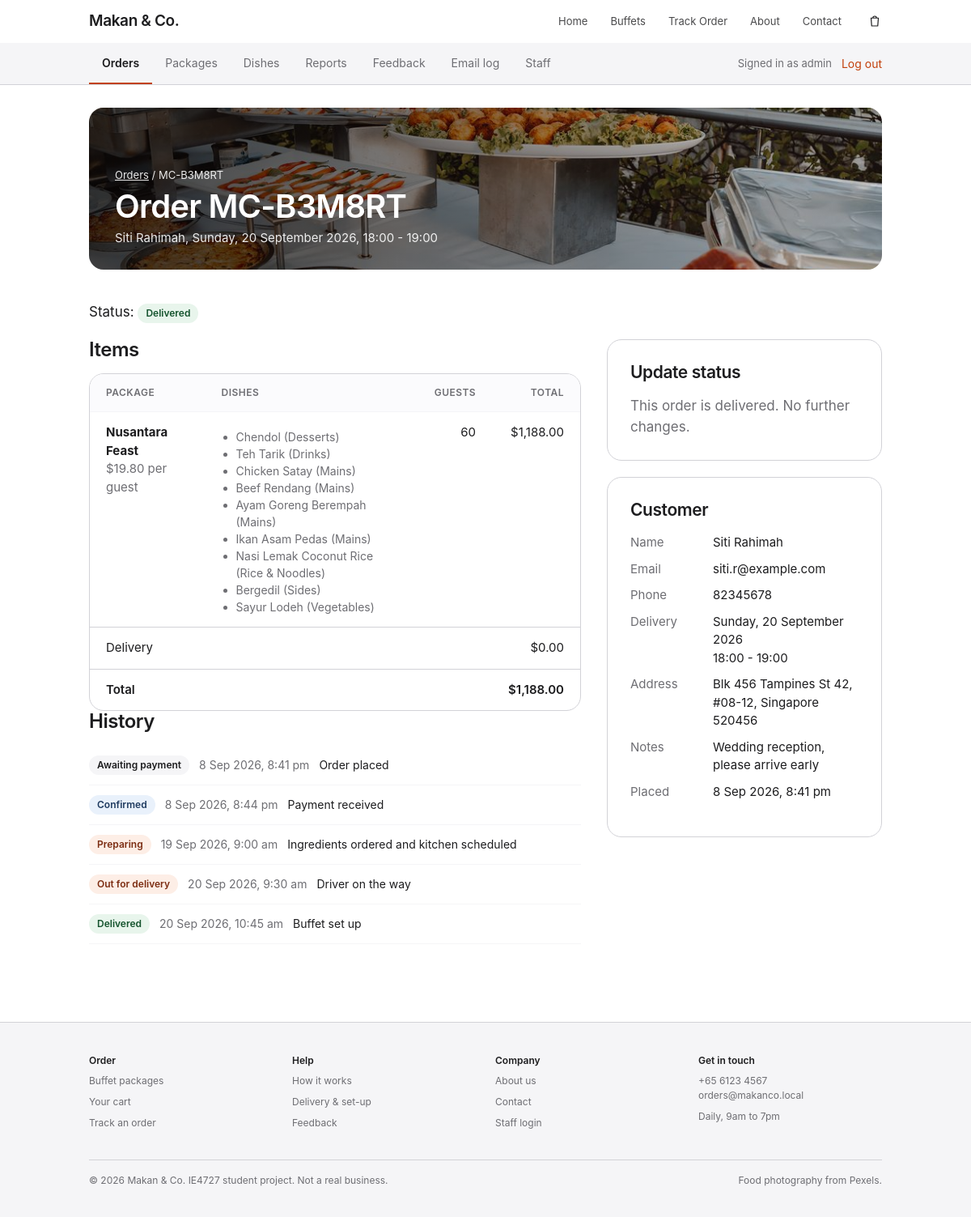
The app's page /base/admin.php?view=order&id=2 (signed in) with its own data.
### tables this page shows
CREATE TABLE orders (
    id             INT UNSIGNED AUTO_INCREMENT PRIMARY KEY,
    order_ref      CHAR(9)      NOT NULL UNIQUE,       
    customer_name  VARCHAR(60)  NOT NULL,
    email          VARCHAR(120) NOT NULL,
    phone          CHAR(8)      NOT NULL,
    address        VARCHAR(200) NOT NULL,
    postal_code    CHAR(6)      NOT NULL,
    event_date     DATE         NOT NULL,
    time_slot      VARCHAR(20)  NOT NULL,
    notes          VARCHAR(500) NOT NULL DEFAULT '',
    subtotal       DECIMAL(9,2) NOT NULL,
    delivery_fee   DECIMAL(6,2) NOT NULL,
    total          DECIMAL(9,2) NOT NULL,
    status         ENUM('pending_payment', 'payment_failed', 'confirmed', 'preparing',
                        'out_for_delivery', 'delivered', 'cancelled')
                   NOT NULL DEFAULT 'pending_payment',
    created_at     DATETIME     NOT NULL DEFAULT CURRENT_TIMESTAMP,
    paid_at        DATETIME     NULL,
    INDEX idx_orders_email (email),
    INDEX idx_orders_status (status),
    INDEX idx_orders_event_date (event_date)
);

CREATE TABLE order_items (
    id            INT UNSIGNED AUTO_INCREMENT PRIMARY KEY,
    order_id      INT UNSIGNED NOT NULL,
    package_id    INT UNSIGNED NULL,
    package_name  VARCHAR(60)  NOT NULL,
    price_per_pax DECIMAL(6,2) NOT NULL,
    guests        SMALLINT UNSIGNED NOT NULL,
    line_total    DECIMAL(9,2) NOT NULL,
    FOREIGN KEY (order_id)   REFERENCES orders(id)   ON DELETE CASCADE,
    FOREIGN KEY (package_id) REFERENCES packages(id) ON DELETE SET NULL
);

CREATE TABLE order_item_dishes (
    order_item_id INT UNSIGNED NOT NULL,
    dish_id       INT UNSIGNED NULL,
    dish_name     VARCHAR(80)  NOT NULL,
    category_name VARCHAR(40)  NOT NULL,
    FOREIGN KEY (order_item_id) REFERENCES order_items(id) ON DELETE CASCADE,
    FOREIGN KEY (dish_id)       REFERENCES dishes(id)      ON DELETE SET NULL
);

CREATE TABLE order_status_history (
    id         INT UNSIGNED AUTO_INCREMENT PRIMARY KEY,
    order_id   INT UNSIGNED NOT NULL,
    status     VARCHAR(20)  NOT NULL,
    note       VARCHAR(200) NOT NULL DEFAULT '',
    changed_at DATETIME     NOT NULL DEFAULT CURRENT_TIMESTAMP,
    FOREIGN KEY (order_id) REFERENCES orders(id) ON DELETE CASCADE
);

### base/admin.php (called while the page is built, shortened)
<?php
require_once __DIR__ . '/includes/config.php';
$adminViews = [
    'orders'   => ['Orders',    'images/occasion-corporate.jpg'],
    'packages' => ['Packages',  'images/pkg-nusantara.jpg'],
    'dishes'   => ['Dishes',    'images/feature-fresh.jpg'],
    'reports'  => ['Reports',   'images/hero-spread.jpg'],
    'feedback' => ['Feedback',  'images/occasion-family.jpg'],
    'emails'   => ['Email log', 'images/pkg-dim-sum-tea.jpg'],
    'staff'    => ['Staff',     'images/occasion-celebration.jpg'],
];
$subViews = [
    'order'   => 'orders',
    'package' => 'packages',
    'dish'    => 'dishes',
];
$view = getValue('view');
if (isset($subViews[$view])) {
    $activeTab = $subViews[$view];
} elseif (isset($adminViews[$view])) {
    $activeTab = $view;
} else {
    $view = $activeTab = 'orders';
}
require __DIR__ . '/includes/admin/' . $view . '.php';

### base/includes/config.php (called while the page is built, shortened)
<?php
$statusLabels = [
    'pending_payment'  => 'Awaiting payment',
    'payment_failed'   => 'Payment failed',
    'confirmed'        => 'Confirmed',
    'preparing'        => 'Preparing',
    'out_for_delivery' => 'Out for delivery',
    'delivered'        => 'Delivered',
    'cancelled'        => 'Cancelled',
];
function e($value)
{
    return htmlspecialchars((string) $value, ENT_QUOTES, 'UTF-8');
}
function money($amount)
{
    return '$' . number_format((float) $amount, 2);
}
require_once __DIR__ . '/functions.php';

### base/includes/functions.php (called while the page is built, shortened)
<?php
function db()
{
    static $pdo = null;
    if ($pdo === null) {
        $dsn = 'mysql:host=' . DB_HOST . ';dbname=' . DB_NAME . ';charset=utf8mb4';
        try {
            $pdo = new PDO($dsn, DB_USER, DB_PASS, [
                PDO::ATTR_ERRMODE            => PDO::ERRMODE_EXCEPTION,
                PDO::ATTR_DEFAULT_FETCH_MODE => PDO::FETCH_ASSOC,
                PDO::ATTR_EMULATE_PREPARES   => false,
            ]);
        } catch (PDOException $ex) {
            http_response_code(500);
            exit('<p style="font-family:sans-serif;padding:2em">Cannot connect to the database. '
                . 'Check that MySQL is running and that db/schema.sql and db/seed.sql have been imported.</p>');
        }
    }
    return $pdo;
}
function getValue($key)
{
    return isset($_GET[$key]) && is_string($_GET[$key]) ? trim($_GET[$key]) : '';
}
function getOrderItems($orderId)
{
    $stmt = db()->prepare('SELECT * FROM order_items WHERE order_id = ? ORDER BY id');
    $stmt->execute([$orderId]);
    $items = $stmt->fetchAll();
    $dishStmt = db()->prepare(
        'SELECT dish_name, category_name FROM order_item_dishes WHERE order_item_id = ?'
    );
    foreach ($items as $i => $item) {
        $dishStmt->execute([$item['id']]);
        $items[$i]['dishes'] = $dishStmt->fetchAll();
    }
    return $items;
}
function getOrderHistory($orderId)
{
    $stmt = db()->prepare(
        'SELECT status, note, changed_at FROM order_status_history WHERE order_id = ? ORDER BY changed_at, id'
    );
    $stmt->execute([$orderId]);
    return $stmt->fetchAll();
}
function statusLabel($status)
{
    global $statusLabels;
    return isset($statusLabels[$status]) ? $statusLabels[$status] : $status;
}

### base/includes/admin/order.php (the view, shortened to what this page needs)
<?php
$nextStatuses = [
    'pending_payment'  => ['cancelled'],
    'payment_failed'   => ['cancelled'],
    'confirmed'        => ['preparing', 'cancelled'],
    'preparing'        => ['out_for_delivery', 'cancelled'],
    'out_for_delivery' => ['delivered'],
    'delivered'        => [],
    'cancelled'        => [],
];
$orderId = (int) getValue('id');
$stmt = db()->prepare('SELECT * FROM orders WHERE id = ?');
$stmt->execute([$orderId]);
$order = $stmt->fetch();
$allowed = $nextStatuses[$order['status']];
$items = getOrderItems($order['id']);
$history = getOrderHistory($order['id']);
$adminHeading = 'Order ' . $order['order_ref'];
$adminCrumb = $order['order_ref'];
$adminIntro = $order['customer_name'] . ', ' . date('l, j F Y', strtotime($order['event_date'])) . ', ' . $order['time_slot'];
require __DIR__ . '/top.php';
?>
<section class="section-tight">
    <div class="container">
        <p class="status-line">Status: <span class="badge badge-<?= e($order['status']) ?>"><?= e(statusLabel($order['status'])) ?></span></p>
        <div class="order-grid">
            <div>
                <h2 class="block-title">Items</h2>
                <div class="table-wrap">
                    <table class="table">
                        <thead>
                            <tr><th scope="col">Package</th><th scope="col">Dishes</th><th scope="col" class="num">Guests</th><th scope="col" class="num">Total</th></tr>
                        </thead>
                        <tbody>
                            <?php foreach ($items as $item): ?>
                                <tr>
                                    <td><strong><?= e($item['package_name']) ?></strong><br><span class="muted"><?= money($item['price_per_pax']) ?> per guest</span></td>
                                    <td>
                                        <ul class="dish-list">
                                            <?php foreach ($item['dishes'] as $dish): ?>
                                                <li><?= e($dish['dish_name']) ?> <span class="muted">(<?= e($dish['category_name']) ?>)</span></li>
                                            <?php endforeach; ?>
                                        </ul>
                                    </td>
                                    <td class="num"><?= (int) $item['guests'] ?></td>
                                    <td class="num"><?= money($item['line_total']) ?></td>
                                </tr>
                            <?php endforeach; ?>
                        </tbody>
                        <tfoot>
                            <tr><td colspan="3">Delivery</td><td class="num"><?= money($order['delivery_fee']) ?></td></tr>
                            <tr class="summary-total"><td colspan="3">Total</td><td class="num"><?= money($order['total']) ?></td></tr>
                        </tfoot>
                    </table>
                </div>
                <h2 class="block-title">History</h2>
                <ol class="history">
                    <?php foreach ($history as $event): ?>
                        <li>
                            <span class="badge badge-<?= e($event['status']) ?>"><?= e(statusLabel($event['status'])) ?></span>
                            <span class="muted"><?= e(date('j M Y, g:i a', strtotime($event['changed_at']))) ?></span>
                            <?php if ($event['note'] !== ''): ?><span><?= e($event['note']) ?></span><?php endif; ?>
                        </li>
                    <?php endforeach; ?>
                </ol>
            </div>
            <aside>
                <div class="summary">
                    <h2>Update status</h2>
                    <?php if (!$allowed): ?>
                        <p class="muted">This order is <?= e(strtolower(statusLabel($order['status']))) ?>. No further changes.</p>
                    <?php endif; ?>
                </div>
                <div class="summary">
                    <h2>Customer</h2>
                    <dl class="detail-list">
                        <dt>Name</dt><dd><?= e($order['customer_name']) ?></dd>
                        <dt>Email</dt><dd><?= e($order['email']) ?></dd>
                        <dt>Phone</dt><dd><?= e($order['phone']) ?></dd>
                        <dt>Delivery</dt><dd><?= e(date('l, j F Y', strtotime($order['event_date']))) ?><br><?= e($order['time_slot']) ?></dd>
                        <dt>Address</dt><dd><?= e($order['address']) ?>, Singapore <?= e($order['postal_code']) ?></dd>
                        <?php if ($order['notes'] !== ''): ?><dt>Notes</dt><dd><?= e($order['notes']) ?></dd><?php endif; ?>
                        <dt>Placed</dt><dd><?= e(date('j M Y, g:i a', strtotime($order['created_at']))) ?></dd>
                    </dl>
                </div>
            </aside>
        </div>
    </div>
</section>
<?php require __DIR__ . '/../footer.php'; ?>

### base/includes/admin/top.php (shortened to what this page needs)
<?php
require __DIR__ . '/../header.php';
?>
<section class="admin-bar">
    <div class="container admin-bar-inner">
        <nav class="admin-tabs" aria-label="Staff">
            <?php foreach ($adminViews as $key => $tab): ?>
                <a href="admin.php?view=<?= e($key) ?>"<?= $key === $activeTab ? ' class="active" aria-current="page"' : '' ?>><?= e($tab[0]) ?></a>
            <?php endforeach; ?>
        </nav>
        <form method="post" action="admin.php" class="admin-user">
            <span class="muted">Signed in as <?= e($_SESSION['admin_name']) ?></span>
            <button class="link-button" type="submit" name="action" value="logout">Log out</button>
        </form>
    </div>
</section>
<section class="admin-hero">
    <div class="container">
        <div class="admin-hero-inner">
            <img src="<?= e($adminViews[$activeTab][1]) ?>" alt="" loading="lazy">
            <div class="admin-hero-text">
                <?php if (!empty($adminCrumb)): ?>
                    <p class="admin-crumb"><a href="admin.php?view=<?= e($activeTab) ?>"><?= e($adminViews[$activeTab][0]) ?></a> / <?= e($adminCrumb) ?></p>
                <?php endif; ?>
                <h1><?= e($adminHeading) ?></h1>
                <?php if (!empty($adminIntro)): ?><p><?= e($adminIntro) ?></p><?php endif; ?>
            </div>
        </div>
    </div>
</section>

### base/css/style.css (style rules this page uses)
:root { --text: #1d1d1f; --text-muted: #6e6e73; --bg: #ffffff; --bg-alt: #f5f5f7; --line: #d2d2d7; --accent: #c2410c; --accent-dark: #9a3412; --radius: 18px; --radius-small: 12px; --container: 1024px; --container-wide: 1200px; --nav-height: 52px; --font: -apple-system, BlinkMacSystemFont, "SF Pro Text", "Segoe UI", Roboto, "Helvetica Neue", Helvetica, Arial, sans-serif; }
*, *::before, *::after { box-sizing: border-box; }
html { scroll-behavior: smooth; scroll-padding-top: var(--nav-height); }
body { margin: 0; font-family: var(--font); font-size: 17px; line-height: 1.5; color: var(--text); background: var(--bg); -webkit-font-smoothing: antialiased; }
img { display: block; max-width: 100%; height: auto; }
h1, h2, h3 { margin: 0; font-weight: 600; letter-spacing: -0.02em; line-height: 1.1; }
p { margin: 0; }
a { color: var(--accent); text-decoration: none; }
.container { width: 100%; max-width: var(--container); margin: 0 auto; padding: 0 22px; }
.muted { color: var(--text-muted); }
.section-tight { padding: 40px 0 96px; }
.block-title { margin: 0 0 16px; font-size: 24px; }
.link-button { padding: 0; font: inherit; font-size: 14px; color: var(--accent); background: none; border: 0; cursor: pointer; }
.summary { align-self: start; padding: 28px; background: var(--bg); border: 1px solid var(--line); border-radius: var(--radius); }
.summary + .summary { margin-top: 20px; }
.summary h2 { margin-bottom: 18px; font-size: 21px; }
.summary-total { font-weight: 600; }
.detail-list { display: grid; grid-template-columns: 90px 1fr; gap: 10px 12px; margin: 0 0 16px; font-size: 15px; }
.detail-list dt { color: var(--text-muted); }
.detail-list dd { margin: 0; }
.table-wrap { overflow-x: auto; background: var(--bg); border: 1px solid var(--line); border-radius: var(--radius); }
.table { width: 100%; font-size: 15px; border-collapse: collapse; }
.table th, .table td { padding: 14px 20px; text-align: left; vertical-align: top; border-bottom: 1px solid var(--bg-alt); }
.table thead th { font-size: 12px; font-weight: 600; letter-spacing: 0.04em; text-transform: uppercase; color: var(--text-muted); background: #fbfbfd; }
.table tbody tr:last-child th, .table tbody tr:last-child td { border-bottom: 0; }
.table tfoot td { border-top: 1px solid var(--line); border-bottom: 0; }
.table .num { text-align: right; white-space: nowrap; }
.dish-list { margin: 6px 0 0; padding-left: 18px; font-size: 14px; color: var(--text-muted); }
.order-grid { display: grid; grid-template-columns: 1fr 340px; align-items: start; gap: 32px; }
.admin-bar { background: var(--bg-alt); border-bottom: 1px solid var(--line); }
.admin-bar-inner { display: flex; flex-wrap: wrap; align-items: center; justify-content: space-between; gap: 12px; }
.admin-tabs { display: flex; flex-wrap: wrap; }
.admin-tabs a { padding: 14px 16px; font-size: 14px; color: var(--text-muted); border-bottom: 2px solid transparent; }
.admin-tabs a.active { font-weight: 600; color: var(--text); border-bottom-color: var(--accent); }
.admin-user { display: flex; gap: 12px; align-items: center; font-size: 13px; }
.badge { display: inline-block; padding: 3px 10px; font-size: 12px; font-weight: 600; white-space: nowrap; border-radius: 980px; color: var(--text); background: var(--bg-alt); }
.badge-confirmed { color: #1e3a5f; background: #e9f1fb; }
.badge-preparing, .badge-out_for_delivery { color: #7c2d12; background: #fdeee6; }
.badge-delivered { color: #14532d; background: #e8f5ec; }
.history { margin: 0; padding: 0; list-style: none; }
.history li { display: flex; flex-wrap: wrap; align-items: center; gap: 6px 12px; padding: 12px 0; font-size: 14px; border-bottom: 1px solid var(--bg-alt); }
.admin-hero { padding-top: 28px; }
.admin-hero-inner { position: relative; overflow: hidden; border-radius: var(--radius); }
.admin-hero-inner img { width: 100%; height: 200px; object-fit: cover; }
.admin-hero-text { position: absolute; inset: 0; display: flex; flex-direction: column; justify-content: flex-end; padding: 28px 32px; color: #fff; background: linear-gradient(to right, rgba(0, 0, 0, 0.72), rgba(0, 0, 0, 0.15)); }
.admin-hero-text h1 { font-size: 40px; }
.admin-hero-text p { max-width: 560px; margin-top: 6px; font-size: 15px; opacity: 0.9; }
.admin-hero-text .admin-crumb { margin: 0 0 6px; font-size: 13px; }
.admin-crumb a { color: #fff; text-decoration: underline; }
.status-line { margin-bottom: 20px; }

### records on screen
orders: order_ref "MC-B3M8RT", order_ref "Order MC-B3M8RT", adminIntro "Siti Rahimah, Sunday, 20 September 2026, 18:00 - 19:00", status "Delivered", delivery_fee "$0.00", total "$1,188.00", status "delivered", customer_name "Siti Rahimah", email "siti.r@example.com", phone "82345678", event_date "Sunday, 20 September 2026", time_slot "18:00 - 19:00", address "Blk 456 Tampines St 42, #08-12", postal_code "520456", notes "Wedding reception, please arrive early", created_at "8 Sep 2026, 8:41 pm"
order_items: package_name "Nusantara Feast", price_per_pax "$19.80", guests "60", line_total "$1,188.00"
order_item_dishes: dish_name "Chendol", category_name "Desserts"
order_item_dishes: dish_name "Teh Tarik", category_name "Drinks"
order_item_dishes: dish_name "Chicken Satay", category_name "Mains"
order_item_dishes: dish_name "Beef Rendang", category_name "Mains"
order_item_dishes: dish_name "Ayam Goreng Berempah", category_name "Mains"
order_item_dishes: dish_name "Ikan Asam Pedas", category_name "Mains"
order_item_dishes: dish_name "Nasi Lemak Coconut Rice", category_name "Rice & Noodles"
order_item_dishes: dish_name "Bergedil", category_name "Sides"
order_item_dishes: dish_name "Sayur Lodeh", category_name "Vegetables"
order_status_history: status "Awaiting payment", changed_at "8 Sep 2026, 8:41 pm", note "Order placed"
order_status_history: status "Confirmed", changed_at "8 Sep 2026, 8:44 pm", note "Payment received"
order_status_history: status "Preparing", changed_at "19 Sep 2026, 9:00 am", note "Ingredients ordered and kitchen scheduled"
order_status_history: status "Out for delivery", changed_at "20 Sep 2026, 9:30 am", note "Driver on the way"
order_status_history: status "Delivered", changed_at "20 Sep 2026, 10:45 am", note "Buffet set up"

### other values on screen
SITE_NAME "Makan & Co."
$label "Home"
$label "Buffets"
$label "Track Order"
$label "About"
$label "Contact"
$tab[0] "Orders"
$tab[0] "Packages"
$tab[0] "Dishes"
$tab[0] "Reports"
$tab[0] "Feedback"
$tab[0] "Email log"
$tab[0] "Staff"
$_SESSION['admin_name'] "admin"
$adminViews[$activeTab][0] "Orders"
